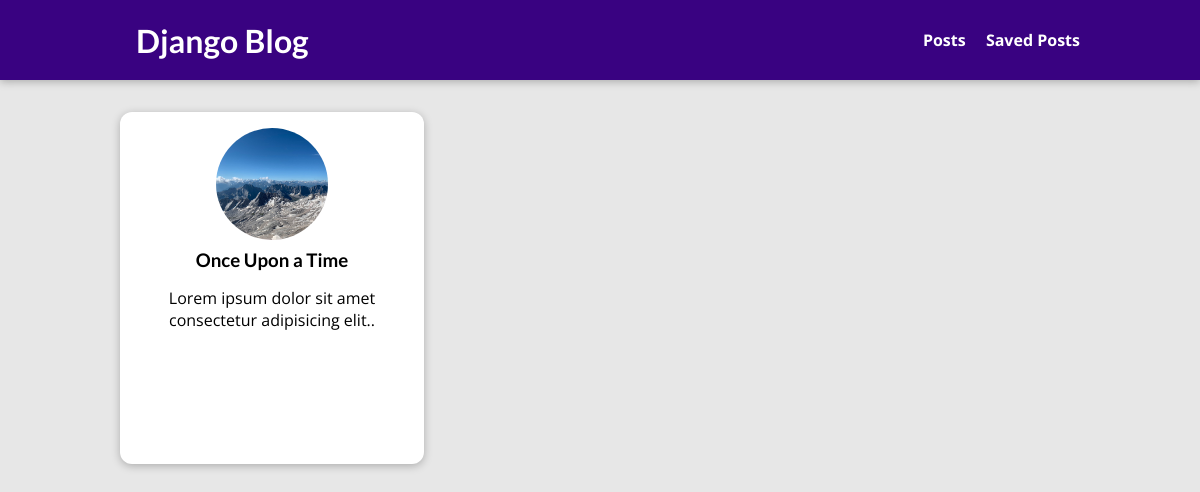
Page /posts on the earlier database version.
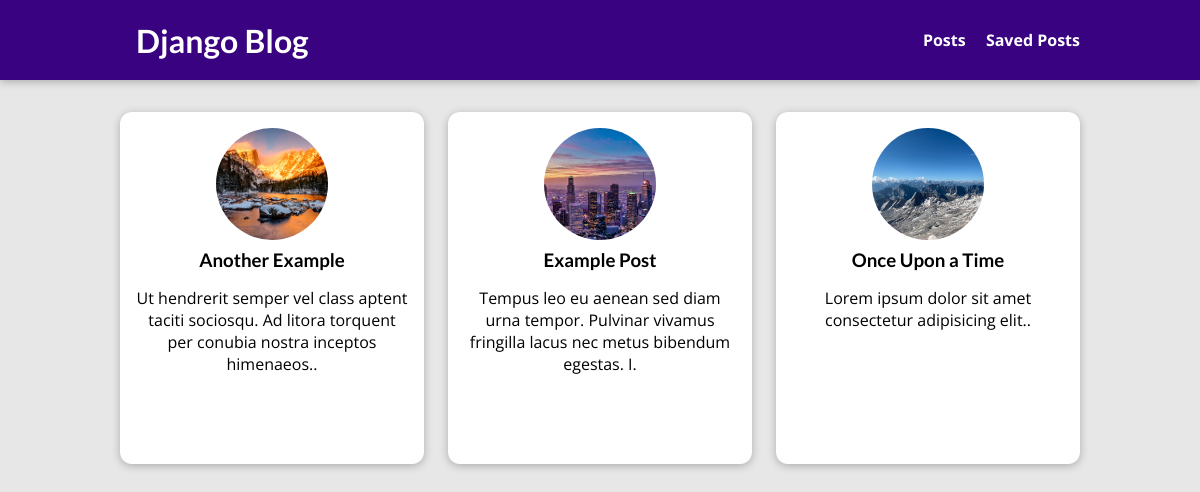
Same page on the later database version.
### blog/models.py (models this page shows, shortened)
class Post(models.Model):
    title = models.CharField(max_length=100)
    content = models.TextField()
    author = models.ForeignKey(
        Author, on_delete=models.PROTECT, related_name="posts")
    excerpt = models.TextField()
    image = models.ImageField(upload_to="posts", null=True)
    date = models.DateTimeField(auto_now_add=True)
    tags = models.ManyToManyField(Tag, related_name="posts")
    slug = models.SlugField(unique=True)

### blog/views.py (the view)
# urls.py: path("posts", views.PostsView.as_view(), name="blog-posts"),
class PostsView(ListView):
    template_name = "blog/posts.html"
    model = Post
    ordering = ["-date"]
    context_object_name = "posts"

### blog/templates/blog/posts.html (shortened to what this page needs)
{% extends 'base.html' %}
{% load static %}
{% block css_files %}
  <link rel="stylesheet" href="{% static 'blog/includes/post.css' %}" />
  <link rel="stylesheet" href="{% static 'blog/posts.css' %}" />
{% endblock %}
{% block content %}
  <section id="all-posts">
    <ul>
      {% for post in posts %}
        {% include 'blog/includes/post.html' %}
      {% endfor %}
    </ul>
  </section>
{% endblock %}

### blog/templates/blog/includes/post.html
<li>
  <article class="post">
    <a href="{% url 'blog-post' post.slug %}">
      <img src="{{ post.image.url }}" alt="{{ post.title }}" />
      <div class="post__content">
        <h3>{{ post.title }}</h3>
        <p>{{ post.excerpt }}.</p>
      </div>
    </a>
  </article>
</li>

Differences in the rows shown:
added Post: image (picture), title "Another Example", excerpt "Ut hendrerit semper vel class aptent taciti sociosqu. Ad litora torquent per conubia nostra inceptos himenaeos."
added Post: image (picture), title "Example Post", excerpt "Tempus leo eu aenean sed diam urna tempor. Pulvinar vivamus fringilla lacus nec metus bibendum egestas. I"
